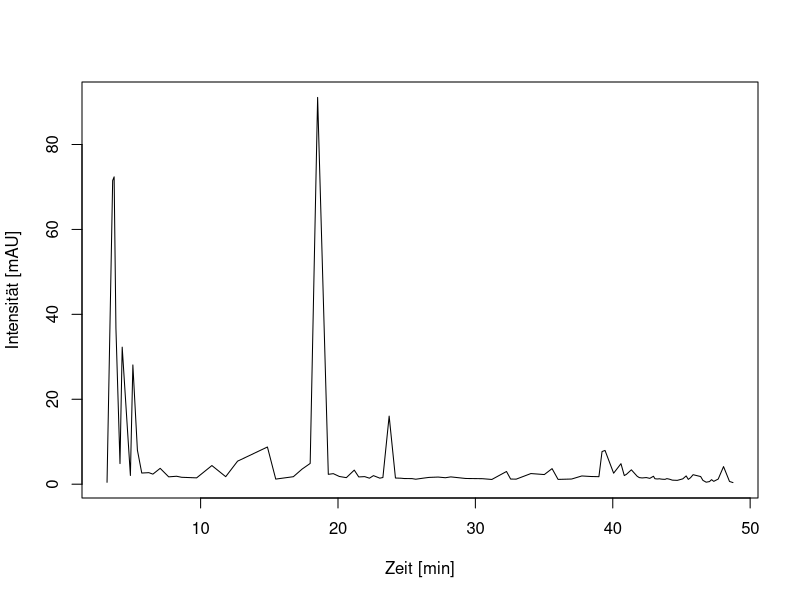

Here is the R script that generated this plot:
## ---- chunk 1
knitr::opts_chunk$set(echo = TRUE)
## ---- chunk 2
df <- read.csv("data.csv", header=FALSE)
jpeg(filename="chromatogram.png",  width = 2000, height = 300)
plot(df$V1, df$V2, type="l", xlab="Zeit [min]", ylab="Intensität [mAU]")
dev.off()
